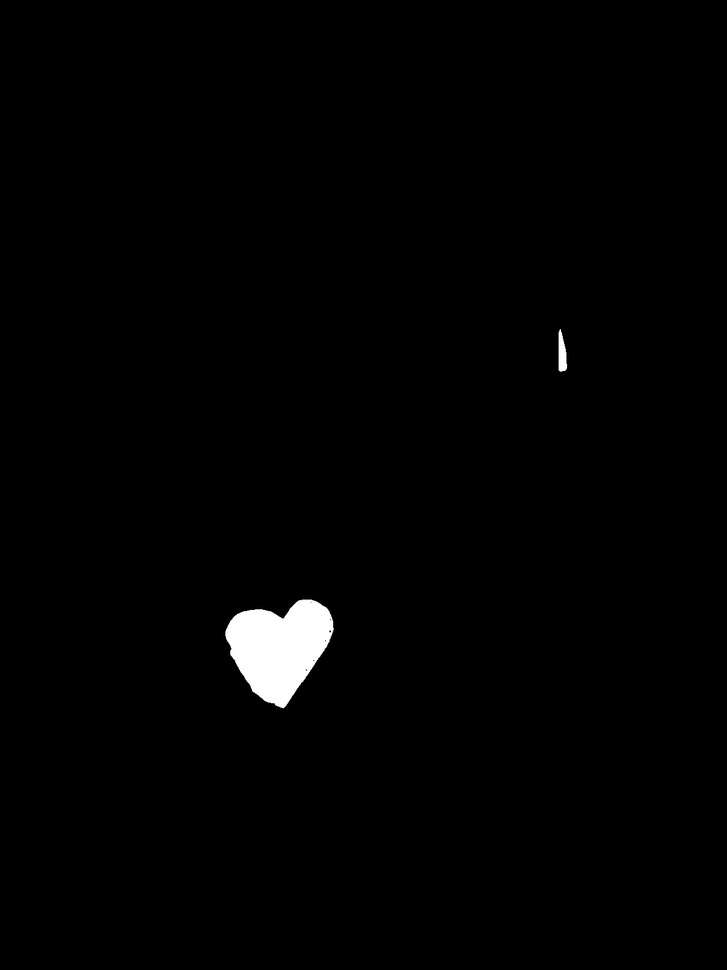
#> input picture res/mask10.jpeg, 727 x 970 px, shrunk from 1200 x 1600 before the run
$ python imgSim.py
#> lines starting #> are read from the running program, lines starting #| are printed output that depends on the picture; after the words box and inside, x2 and y2 are one past the last pixel; in counts of white or black regions, pixels touching at a corner belong together
### colorBounds.py
import numpy as np

class ColorBound:
    def __init__(self): # Initialize the min and max values for each HSV channel
        self.min_red = np.array([170, 120, 70])
        self.max_red =np.array([180, 255, 255])
        self.min_yellow =  np.array([50, 50, 50])
        self.max_yellow = np.array([70, 100, 100])
        self.min_black = np.array([0, 0, 0])
        self.max_black = np.array([360, 50, 50])

        self.min_white = np.array([0, 0, 200])    # Low saturation, high valuese
        self.max_white = np.array([180, 50, 255]) # Allow slight saturation variation

### imgSim.py
import numpy as np
import cv2
from colorBounds import *

# Load white color bounds
low_bound = ColorBound().min_white
up_bound = ColorBound().max_white

def get_imagefeatures(mask1_path, mask2_path):

#> called with mask1_path = 'res/mask10.jpeg', mask2_path = 'res/mask1.jpeg'
    mask1_original = cv2.imread(mask1_path)
#> mask1_original is the input picture: shape (970, 727, 3); min 0, max 255, mean 2.8
    mask2_original = cv2.imread(mask2_path)
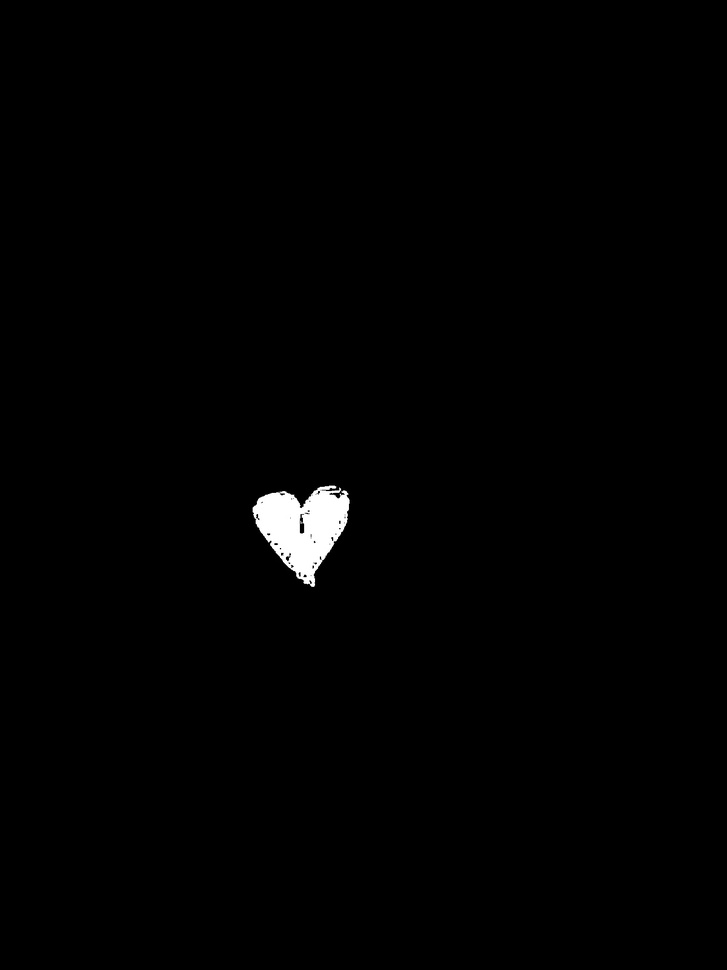
#> input picture res/mask1.jpeg, 727 x 970 px, shrunk from 1200 x 1600 before the run
#> mask2_original is the input picture: shape (970, 727, 3); min 0, max 255, mean 2

    if mask1_original is None or mask2_original is None:
        return None, None

    hsv1 = cv2.cvtColor(mask1_original, cv2.COLOR_BGR2HSV)
#> hsv1: shape (970, 727, 3); mean H, S, V 0, 0, 2.8
    hsv2 = cv2.cvtColor(mask2_original, cv2.COLOR_BGR2HSV)
#> hsv2: shape (970, 727, 3); mean H, S, V 0, 0, 2

    mask1 = cv2.inRange(hsv1, low_bound, up_bound)
#> mask1: shape (970, 727); 1.1% white; 2 white regions, box (x1, y1, x2, y2) and area: (226, 600, 333, 708) 7407, (559, 329, 567, 371) 235
    mask2 = cv2.inRange(hsv2, low_bound, up_bound)
#> mask2: shape (970, 727); 0.77% white; 1 white region

    contours1, _ = cv2.findContours(mask1, cv2.RETR_EXTERNAL, cv2.CHAIN_APPROX_SIMPLE)
#> contours1 = 2 contours; box (x1, y1, x2, y2) and area: (226, 600, 333, 708) 7268, (559, 329, 567, 371) 190
    contours2, _ = cv2.findContours(mask2, cv2.RETR_EXTERNAL, cv2.CHAIN_APPROX_SIMPLE)
#> contours2 = 1 contour; box (x1, y1, x2, y2) and area: (253, 486, 349, 587) 5472

    mask1_draw = mask1_original.copy()
    mask2_draw = mask2_original.copy()
    print(len(contours1))
#| 2
    print(len(contours2))
#| 1
    largest_contour1 = max(contours1, key=cv2.contourArea) if contours1 else None
#> largest_contour1 = contour of 185 points, box (x1, y1, x2, y2) (226, 600, 333, 708), area 7268
    largest_contour2 = max(contours2, key=cv2.contourArea) if contours2 else None
#> largest_contour2 = contour of 197 points, box (x1, y1, x2, y2) (253, 486, 349, 587), area 5472

    if largest_contour1 is not None:
        cv2.drawContours(mask1_draw, [largest_contour1], -1, (0, 255, 0), 5)
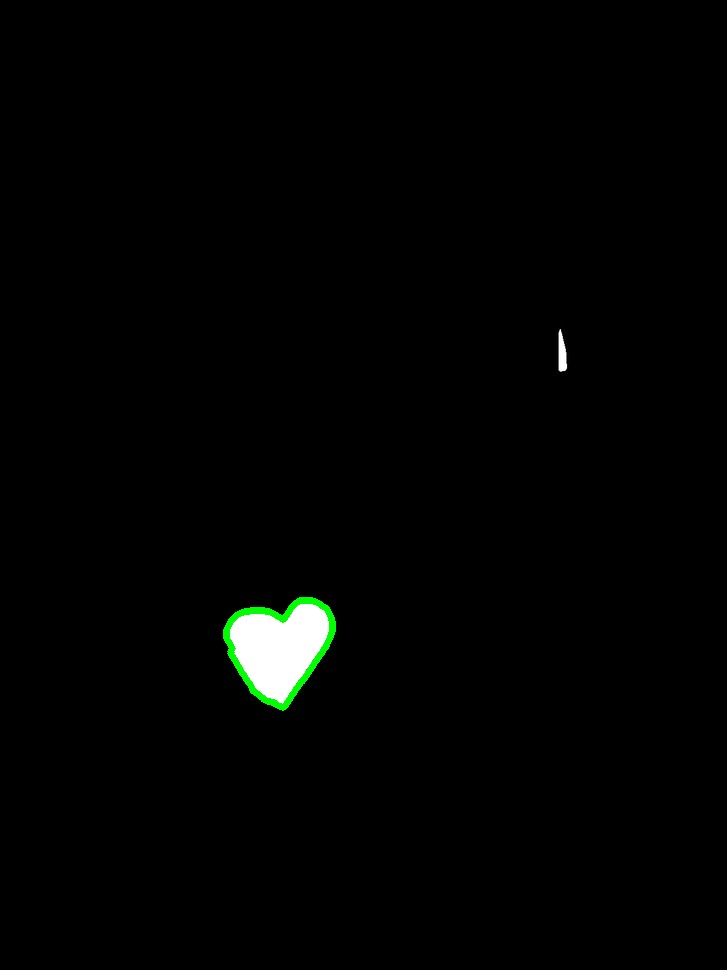
#> mask1_draw: shape (970, 727, 3); 0.31% of pixels changed, all inside (x1, y1, x2, y2) = (223, 597, 336, 711)
    if largest_contour2 is not None:
        cv2.drawContours(mask2_draw, [largest_contour2], -1, (0, 255, 0), 5)
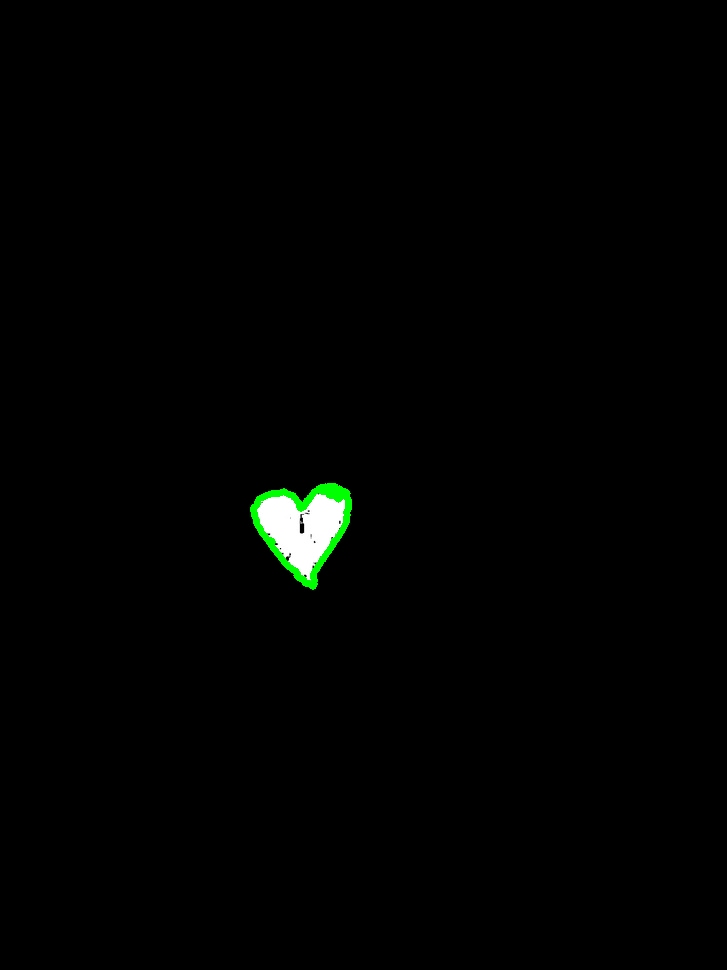
#> mask2_draw: shape (970, 727, 3); 0.34% of pixels changed, all inside (x1, y1, x2, y2) = (250, 483, 352, 590)

    cv2.imshow('Mask 1 Contours', mask1_draw)
    cv2.imshow('Mask 2 Contours', mask2_draw)
    cv2.waitKey(0)
    cv2.destroyAllWindows()

    return largest_contour1, largest_contour2

cnt1, cnt2 = get_imagefeatures('res/mask10.jpeg', 'res/mask1.jpeg')
#> cnt1 has the same summary as largest_contour1 in get_imagefeatures; cnt2 has the same summary as largest_contour2 in get_imagefeatures

if cnt1 is not None and cnt2 is not None:
    for c1,c2 in zip(cnt1,cnt2):
        if c1.all()==c2.all():
            print("Different contours")
            print(c1)
            print(c2)
#> this loop made 185 passes
#> (c1, c2) on passes 1 to 3: ([[299, 600]], [[325, 486]]), ([[297, 602]], [[324, 487]]), ([[296, 602]], [[320, 487]])
#> (printed output is left out)
    similarity_score = cv2.matchShapes(cnt1, cnt2, cv2.CONTOURS_MATCH_I2, 0)
#> similarity_score = 1.29
    print(f"Image similarity: {similarity_score}")

# TODO: Implement multple contour matching
